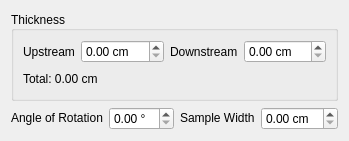
                     <widget class="QWidget" name="page_3">
                      <layout class="QVBoxLayout" name="verticalLayout_15">
                       <item>
                        <widget class="QGroupBox" name="groupBox_3">
                         <property name="title">
                          <string>Thickness</string>
                         </property>
                         <property name="alignment">
                          <set>Qt::AlignLeading|Qt::AlignLeft|Qt::AlignVCenter</set>
                         </property>
                         <property name="flat">
                          <bool>false</bool>
                         </property>
                         <layout class="QVBoxLayout" name="verticalLayout_55">
                          <item>
                           <layout class="QHBoxLayout" name="horizontalLayout_38">
                            <item>
                             <widget class="QLabel" name="upstreamLabel_3">
                              <property name="sizePolicy">
                               <sizepolicy hsizetype="Preferred" vsizetype="Preferred">
                                <horstretch>0</horstretch>
                                <verstretch>0</verstretch>
                               </sizepolicy>
                              </property>
                              <property name="maximumSize">
                               <size>
                                <width>16777215</width>
                                <height>16777215</height>
                               </size>
                              </property>
                              <property name="text">
                               <string>Upstream</string>
                              </property>
                             </widget>
                            </item>
                            <item>
                             <widget class="ExponentialSpinBox" name="upstreamSpinBox">
                              <property name="sizePolicy">
                               <sizepolicy hsizetype="Expanding" vsizetype="Fixed">
                                <horstretch>0</horstretch>
                                <verstretch>0</verstretch>
                               </sizepolicy>
                              </property>
                              <property name="maximumSize">
                               <size>
                                <width>16777215</width>
                                <height>16777215</height>
                               </size>
                              </property>
                              <property name="suffix">
                               <string> cm</string>
                              </property>
                             </widget>
                            </item>
                            <item>
                             <widget class="QLabel" name="downstreamLabel_3">
                              <property name="sizePolicy">
                               <sizepolicy hsizetype="Preferred" vsizetype="Preferred">
                                <horstretch>0</horstretch>
                                <verstretch>0</verstretch>
                               </sizepolicy>
                              </property>
                              <property name="minimumSize">
                               <size>
                                <width>0</width>
                                <height>0</height>
                               </size>
                              </property>
                              <property name="maximumSize">
                               <size>
                                <width>16777215</width>
                                <height>16777215</height>
                               </size>
                              </property>
                              <property name="text">
                               <string>Downstream</string>
                              </property>
                             </widget>
                            </item>
                            <item>
                             <widget class="ExponentialSpinBox" name="downstreamSpinBox">
                              <property name="sizePolicy">
                               <sizepolicy hsizetype="Expanding" vsizetype="Fixed">
                                <horstretch>0</horstretch>
                                <verstretch>0</verstretch>
                               </sizepolicy>
                              </property>
                              <property name="maximumSize">
                               <size>
                                <width>16777215</width>
                                <height>16777215</height>
                               </size>
                              </property>
                              <property name="suffix">
                               <string> cm</string>
                              </property>
                             </widget>
                            </item>
                           </layout>
                          </item>
                          <item>
                           <layout class="QHBoxLayout" name="horizontalLayout_63">
                            <item>
                             <widget class="QLabel" name="totalNormalisationThicknessLabel">
                              <property name="text">
                               <string>Total: 0.00 cm</string>
                              </property>
                             </widget>
                            </item>
                            <item>
                             <spacer name="horizontalSpacer_5">
                              <property name="orientation">
                               <enum>Qt::Horizontal</enum>
                              </property>
                              <property name="sizeHint" stdset="0">
                               <size>
                                <width>40</width>
                                <height>20</height>
                               </size>
                              </property>
                             </spacer>
                            </item>
                           </layout>
                          </item>
                         </layout>
                        </widget>
                       </item>
                       <item>
                        <layout class="QHBoxLayout" name="horizontalLayout_39">
                         <item>
                          <widget class="QLabel" name="angleOfRotationLabel_5">
                           <property name="sizePolicy">
                            <sizepolicy hsizetype="Preferred" vsizetype="Fixed">
                             <horstretch>0</horstretch>
                             <verstretch>0</verstretch>
                            </sizepolicy>
                           </property>
                           <property name="text">
                            <string>Angle of Rotation</string>
                           </property>
                          </widget>
                         </item>
                         <item>
                          <widget class="ExponentialSpinBox" name="normalisationAngleOfRotationSpinBox">
                           <property name="sizePolicy">
                            <sizepolicy hsizetype="Expanding" vsizetype="Fixed">
                             <horstretch>0</horstretch>
                             <verstretch>0</verstretch>
                            </sizepolicy>
                           </property>
                           <property name="suffix">
                            <string> °</string>
                           </property>
                          </widget>
                         </item>
                         <item>
                          <widget class="QLabel" name="sampleWidthLabel_5">
                           <property name="sizePolicy">
                            <sizepolicy hsizetype="Preferred" vsizetype="Fixed">
                             <horstretch>0</horstretch>
                             <verstretch>0</verstretch>
                            </sizepolicy>
                           </property>
                           <property name="text">
                            <string>Sample Width</string>
                           </property>
                          </widget>
                         </item>
                         <item>
                          <widget class="ExponentialSpinBox" name="normalisationSampleWidthSpinBox">
                           <property name="sizePolicy">
                            <sizepolicy hsizetype="Expanding" vsizetype="Fixed">
                             <horstretch>0</horstretch>
                             <verstretch>0</verstretch>
                            </sizepolicy>
                           </property>
                           <property name="suffix">
                            <string> cm</string>
                           </property>
                          </widget>
                         </item>
                        </layout>
                       </item>
                      </layout>
                     </widget>
